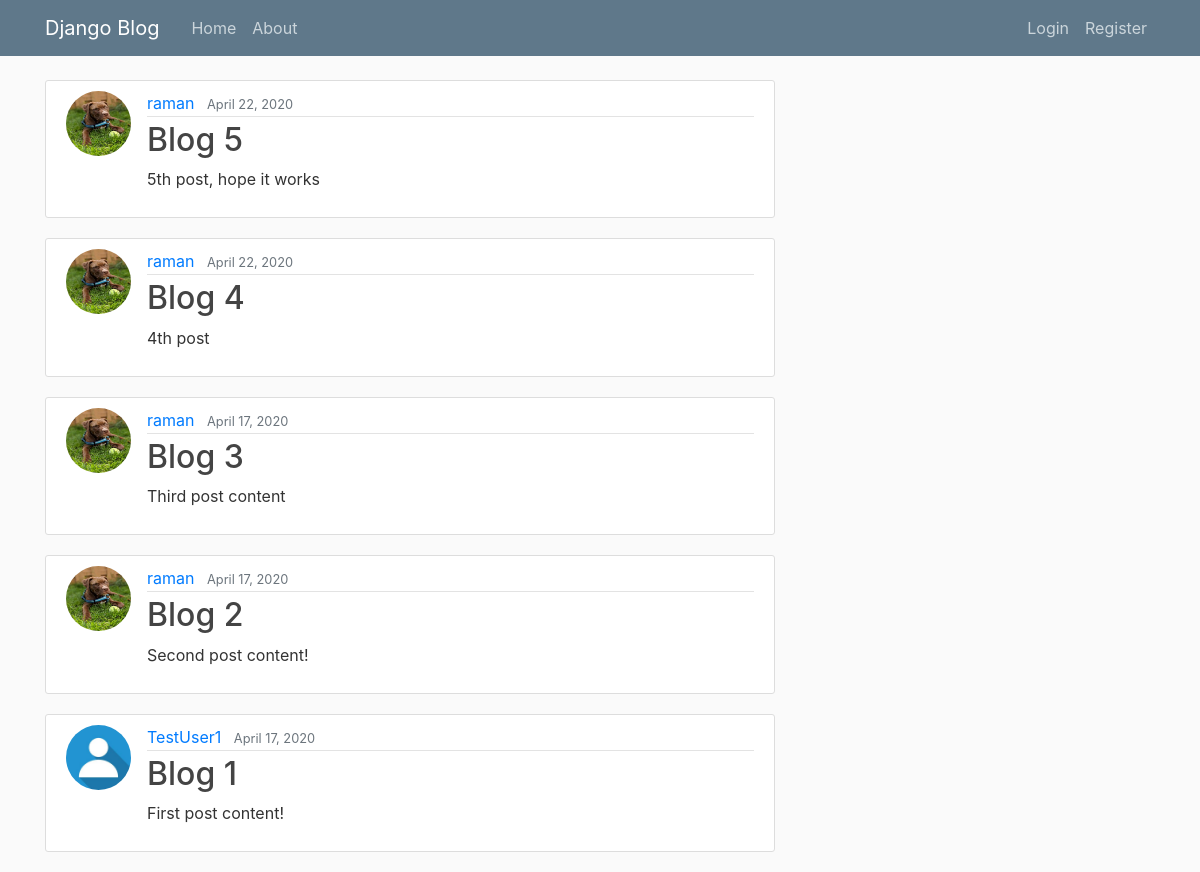
The app's page /, older data.
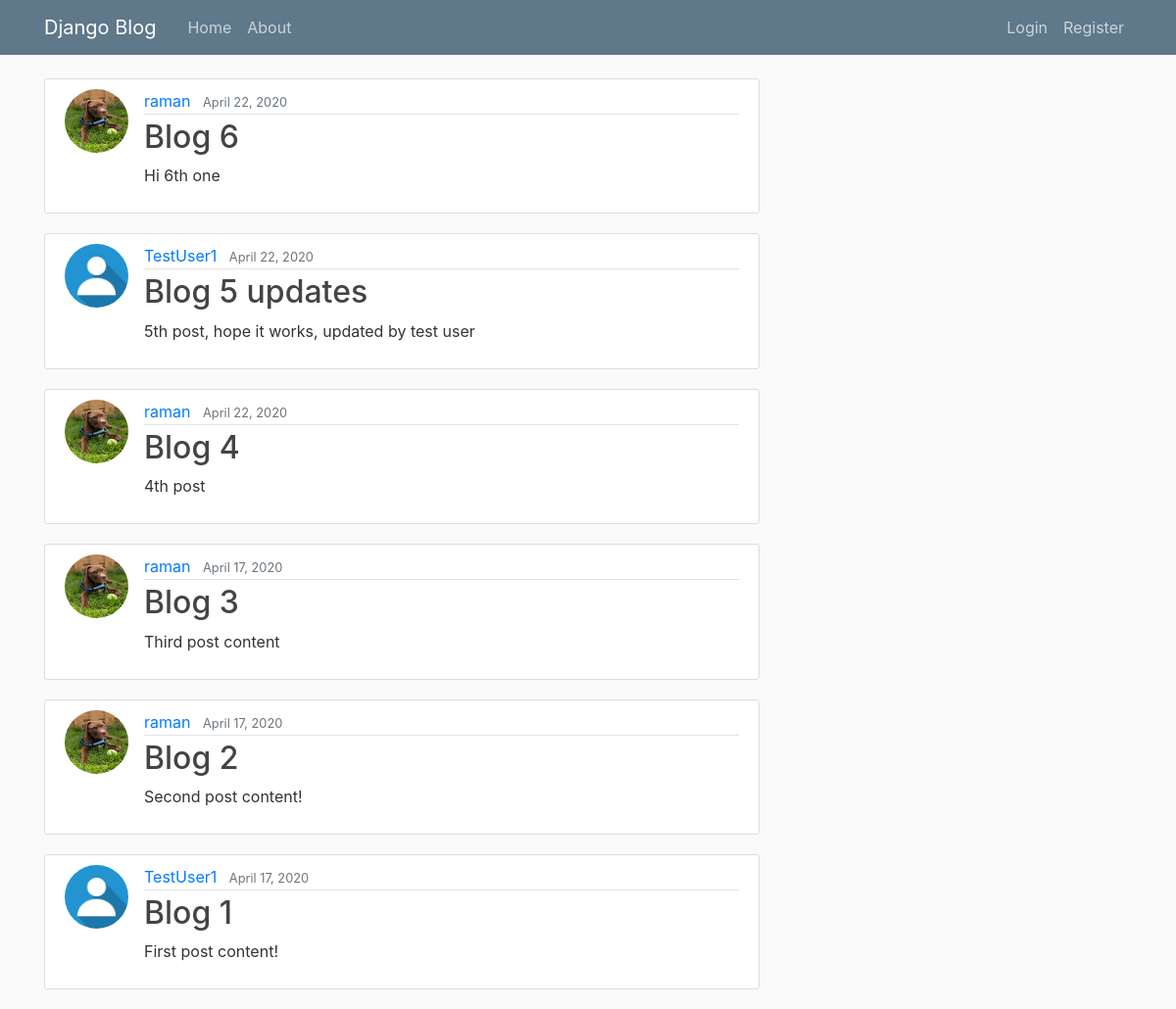
The same page, newer data.
### blog/models.py (models this page shows, shortened)
class Post(models.Model):
    title = models.CharField(max_length=100)
    content = models.TextField()
    date_posted = models.DateTimeField(default=timezone.now)
    author = models.ForeignKey(User, on_delete=models.CASCADE)

### users/models.py (models this page shows, shortened)
class Profile(models.Model):
    user = models.OneToOneField(User, on_delete=models.CASCADE)
    image = models.ImageField(default='default.jpg', upload_to='profile_pics')

### blog/views.py (the view)
# urls.py: path('', views.PostListView.as_view(), name="blog-home"),
class PostListView(ListView):
    model = Post
    template_name = 'blog/home.html'  # <app>/<model>_<viewtype>.html
    context_object_name = 'posts'
    ordering = ['-date_posted']

### blog/templates/blog/home.html (shortened to what this page needs)
{% extends "blog/base.html" %}
{% block content %}
    {% for post in posts %}
        <article class="media content-section">
          <img class="rounded-circle article-img" src="{{ post.author.profile.image.url }}">
          <div class="media-body">
            <div class="article-metadata">
              <a class="mr-2" href="#">{{ post.author }}</a>
              <small class="text-muted">{{ post.date_posted|date:"F d, Y" }}</small>
            </div>
            <h2><a class="article-title" href={% url 'post-detail' post.id %}>{{ post.title }}</a></h2>
            <p class="article-content">{{ post.content }}</p>
          </div>
        </article>
    {% endfor %}
{% endblock content %}

### blog/templates/blog/base.html (shortened to what this page needs)
{% load static %}
<!DOCTYPE html>
<html lang="en">
<head>
    <link rel="stylesheet" href="https://stackpath.bootstrapcdn.com/bootstrap/4.3.1/css/bootstrap.min.css">
    <link rel="stylesheet" type="text/css" href="{% static "blog/main.css" %}">
</head>
<body>
    <header class="site-header">
      <nav class="navbar navbar-expand-md navbar-dark bg-steel fixed-top">
        <div class="container">
          <a class="navbar-brand mr-4" href="{% url 'blog-home' %}">Django Blog</a>
          <div class="collapse navbar-collapse" id="navbarToggle">
            <div class="navbar-nav mr-auto">
              <a class="nav-item nav-link" href="{% url 'blog-home' %}">Home</a>
              <a class="nav-item nav-link" href="{% url 'blog-about' %}">About</a>
            </div>
            <div class="navbar-nav">
              {% if user.is_authenticated %}
                  <a class="nav-item nav-link" href="{% url 'profile' %}">Profile</a>
                  <a class="nav-item nav-link" href="{% url 'logout' %}">Logout</a>
              {% else %}
                  <a class="nav-item nav-link" href="{% url 'login' %}">Login</a>
                  <a class="nav-item nav-link" href="{% url 'register' %}">Register</a>
              {% endif %}
            </div>
          </div>
        </div>
      </nav>
    </header>
    <main role="main" class="container">
      <div class="row">
        <div class="col-md-8">
          {% block content %}{% endblock %}
</body>
</html>

### blog/static/blog/main.css (style rules this page uses)
body { background: #fafafa; color: #333333; margin-top: 5rem; }
h1, h2, h3, h4, h5, h6 { color: #444444; }
.bg-steel { background-color: #5f788a; }
.site-header .navbar-nav .nav-link { color: #cbd5db; }
.content-section { background: #ffffff; padding: 10px 20px; border: 1px solid #dddddd; border-radius: 3px; margin-bottom: 20px; }
.article-title { color: #444444; }
.article-content { white-space: pre-line; }
.article-img { height: 65px; width: 65px; margin-right: 16px; }
.article-metadata { padding-bottom: 1px; margin-bottom: 4px; border-bottom: 1px solid #e3e3e3 }

Row changes from the older to the newer data that the page shows:
added Post: author.profile.image (picture), author "raman", date_posted "April 22, 2020", title "Blog 6", content "Hi 6th one"
changed Post: author.profile.image: picture removed, a placeholder shows; author "raman" → "TestUser1"; title "Blog 5" → "Blog 5 updates"; content "5th post, hope it works" → "5th post, hope it works, updated by test user"
